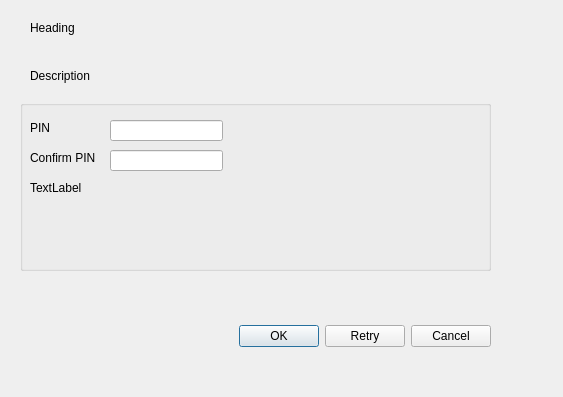
<?xml version="1.0" encoding="UTF-8"?>
<ui version="4.0">
 <class>CDlgWebAuth</class>
 <widget class="QDialog" name="CDlgWebAuth">
  <property name="geometry">
   <rect>
    <x>0</x>
    <y>0</y>
    <width>563</width>
    <height>397</height>
   </rect>
  </property>
  <property name="windowTitle">
   <string>Authenticate</string>
  </property>
  <widget class="QDialogButtonBox" name="buttonBox">
   <property name="geometry">
    <rect>
     <x>20</x>
     <y>320</y>
     <width>471</width>
     <height>32</height>
    </rect>
   </property>
   <property name="orientation">
    <enum>Qt::Horizontal</enum>
   </property>
   <property name="standardButtons">
    <set>QDialogButtonBox::Cancel|QDialogButtonBox::Ok|QDialogButtonBox::Retry</set>
   </property>
  </widget>
  <widget class="QLabel" name="m_headingLabel">
   <property name="geometry">
    <rect>
     <x>30</x>
     <y>20</y>
     <width>321</width>
     <height>16</height>
    </rect>
   </property>
   <property name="text">
    <string>Heading</string>
   </property>
   <property name="wordWrap">
    <bool>false</bool>
   </property>
  </widget>
  <widget class="QLabel" name="m_description">
   <property name="geometry">
    <rect>
     <x>30</x>
     <y>60</y>
     <width>491</width>
     <height>31</height>
    </rect>
   </property>
   <property name="text">
    <string>Description</string>
   </property>
   <property name="wordWrap">
    <bool>false</bool>
   </property>
  </widget>
  <widget class="QWidget" name="layoutWidget">
   <property name="geometry">
    <rect>
     <x>20</x>
     <y>100</y>
     <width>471</width>
     <height>171</height>
    </rect>
   </property>
   <layout class="QVBoxLayout" name="m_mainVerticalLayout">
    <property name="sizeConstraint">
     <enum>QLayout::SetDefaultConstraint</enum>
    </property>
    <item>
     <widget class="QGroupBox" name="m_pinGroupBox">
      <property name="title">
       <string/>
      </property>
      <property name="flat">
       <bool>true</bool>
      </property>
      <widget class="QLabel" name="m_pinLabel">
       <property name="geometry">
        <rect>
         <x>10</x>
         <y>20</y>
         <width>58</width>
         <height>16</height>
        </rect>
       </property>
       <property name="text">
        <string>PIN</string>
       </property>
      </widget>
      <widget class="QLineEdit" name="m_pinLineEdit">
       <property name="geometry">
        <rect>
         <x>90</x>
         <y>20</y>
         <width>113</width>
         <height>21</height>
        </rect>
       </property>
      </widget>
      <widget class="QLabel" name="m_confirmPinLabel">
       <property name="geometry">
        <rect>
         <x>10</x>
         <y>50</y>
         <width>81</width>
         <height>16</height>
        </rect>
       </property>
       <property name="text">
        <string>Confirm PIN</string>
       </property>
      </widget>
      <widget class="QLineEdit" name="m_confirmPinLineEdit">
       <property name="geometry">
        <rect>
         <x>90</x>
         <y>50</y>
         <width>113</width>
         <height>21</height>
        </rect>
       </property>
      </widget>
      <widget class="QLabel" name="m_pinEntryErrorLabel">
       <property name="geometry">
        <rect>
         <x>10</x>
         <y>80</y>
         <width>441</width>
         <height>16</height>
        </rect>
       </property>
       <property name="text">
        <string>TextLabel</string>
       </property>
      </widget>
     </widget>
    </item>
   </layout>
  </widget>
 </widget>
 <resources/>
 <connections/>
</ui>
